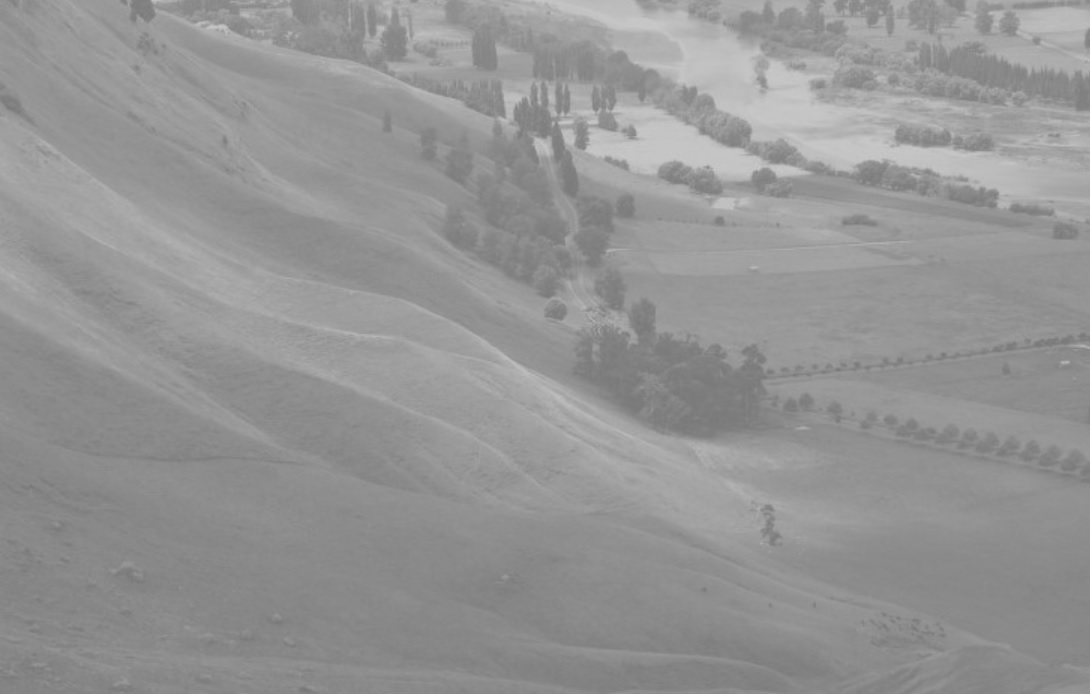
#> input picture OpenCV/images/hist.jpg, 1090 x 694 px, found by its file name
$ python Ex24-1.ImageHistogram2.py
#> lines starting #> are read from the running program, lines starting #| are printed output that depends on the picture
import numpy as np
import cv2

img = cv2.imread('E:/Python_Study/OpenCV/images/hist.jpg', cv2.IMREAD_GRAYSCALE)
#> img is the input picture: shape (694, 1090); min 120, max 202, mean 148.6

def histogram():
    hist, bins = np.histogram(img.ravel(), 256, [0, 256])
#> hist = 256 values, max 32461 at index 137, min 0 at index 0, mean 2954.9; bins = 257 values from 0 to 256
    cdf = hist.cumsum()
#> cdf = 256 values from 0 to 756460

    cdf_m = np.ma.masked_equal(cdf, 0)
    cdf_m = (cdf_m-cdf_m.min())*255/(cdf_m.max()-cdf_m.min())
    cdf = np.ma.filled(cdf_m, 0).astype('uint8')
#> cdf = 256 values from 0 to 255

    img2 = cdf[img]
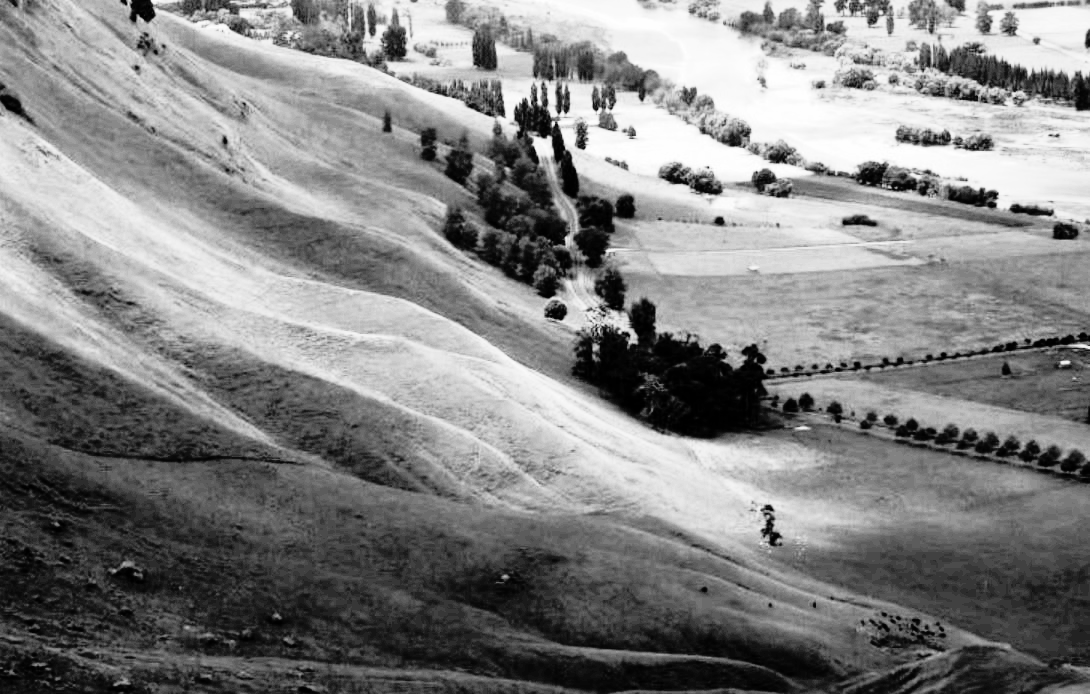
#> img2: shape (694, 1090); min 0, max 255, mean 130.1
    cv2.imshow('Histogram Equalization', img2)

def clahe():
    clahe = cv2.createCLAHE(clipLimit=5.0, tileGridSize=(16,16))
    img2 = clahe.apply(img)
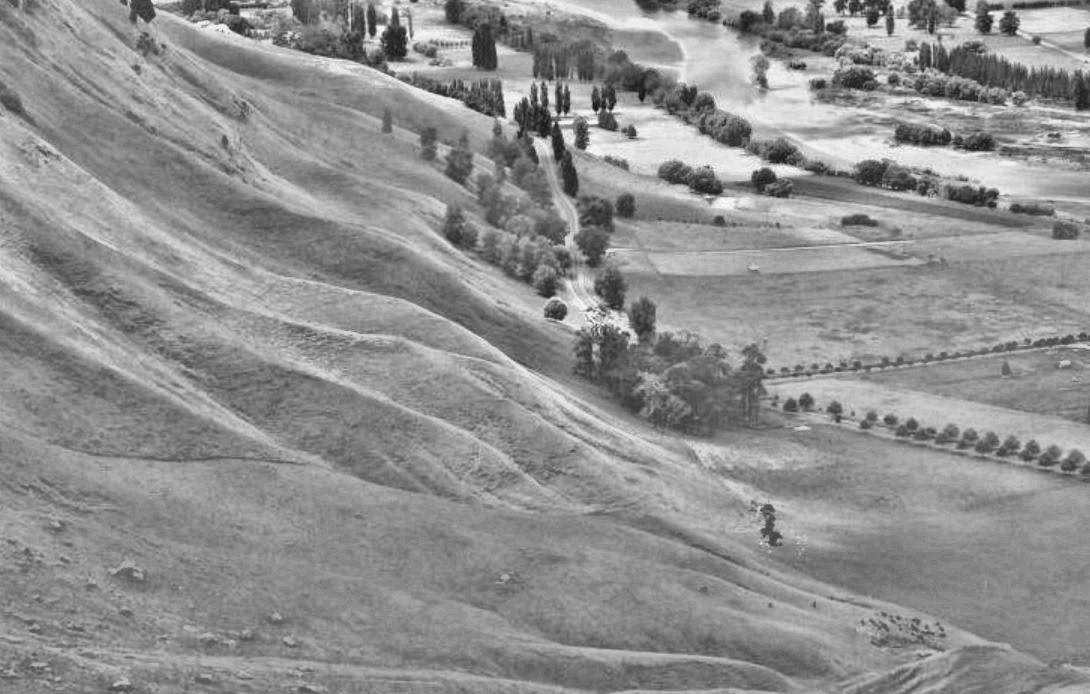
#> img2: shape (694, 1090); min 19, max 250, mean 143.1

    cv2.imshow('Clahe', img2)

cv2.imshow('Original', img)

histogram()
clahe()

cv2.waitKey(0)
cv2.destroyAllWindows()

$ run again, with OpenCV/images/example1.jpg copied over OpenCV/images/hist.jpg
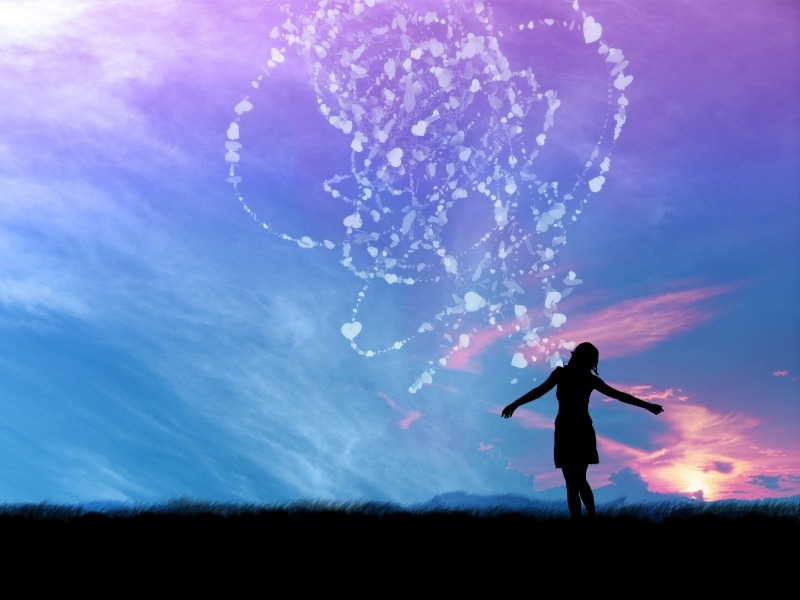
#> input picture OpenCV/images/example1.jpg, 800 x 600 px, found by its file name
#> `img = cv2.imread('E:/Python_Study/OpenCV/images/hist.jpg', cv2.IMREAD_..`:
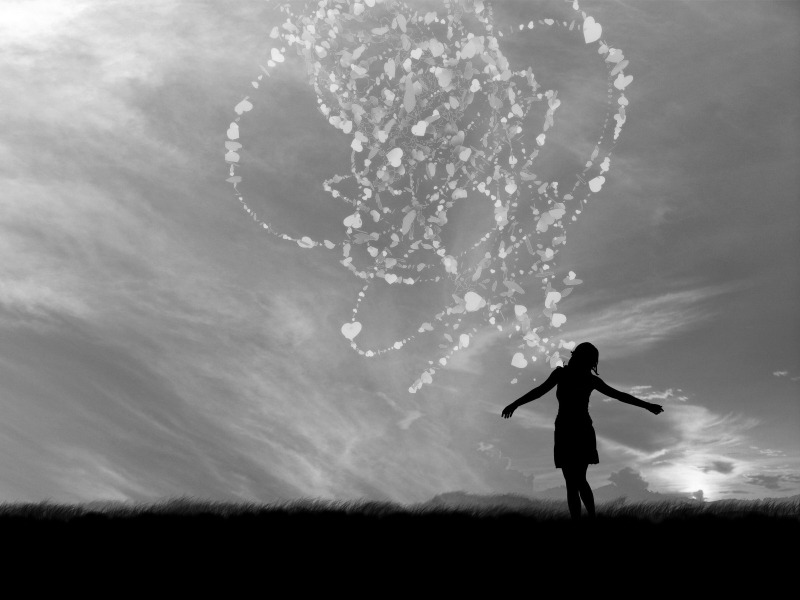
#> img: shape (600, 800); min 0, max 255, mean 122.5
#> hist = 256 values, max 70104 at index 0, min 72 at index 56, mean 1875; bins = 257 values from 0 to 256
#> in histogram, `cdf = hist.cumsum()`: cdf = 256 values from 70104 to 480000
#> in histogram, `cdf = np.ma.filled(cdf_m, 0).astype('uint8')`: cdf = 256 values from 0 to 255
#> in clahe, `img2 = clahe.apply(img)`:
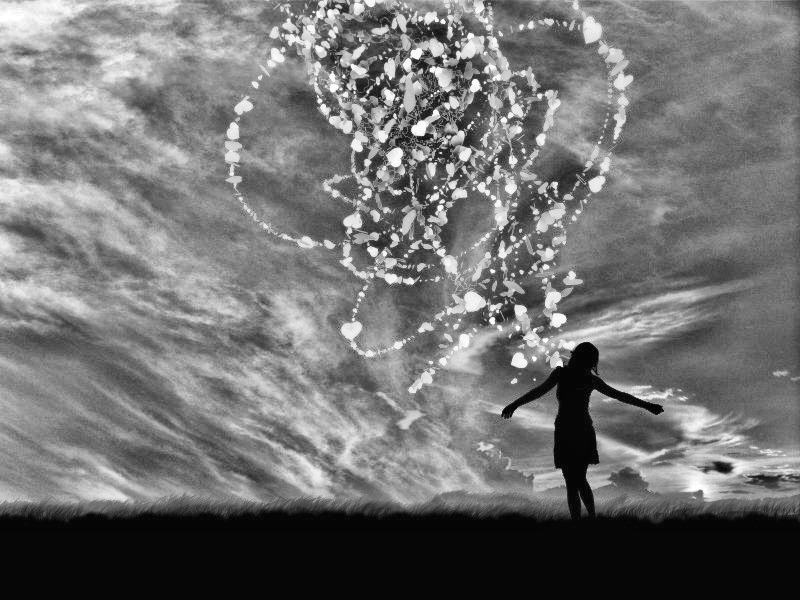
#> img2: shape (600, 800); min 2, max 255, mean 113.7
